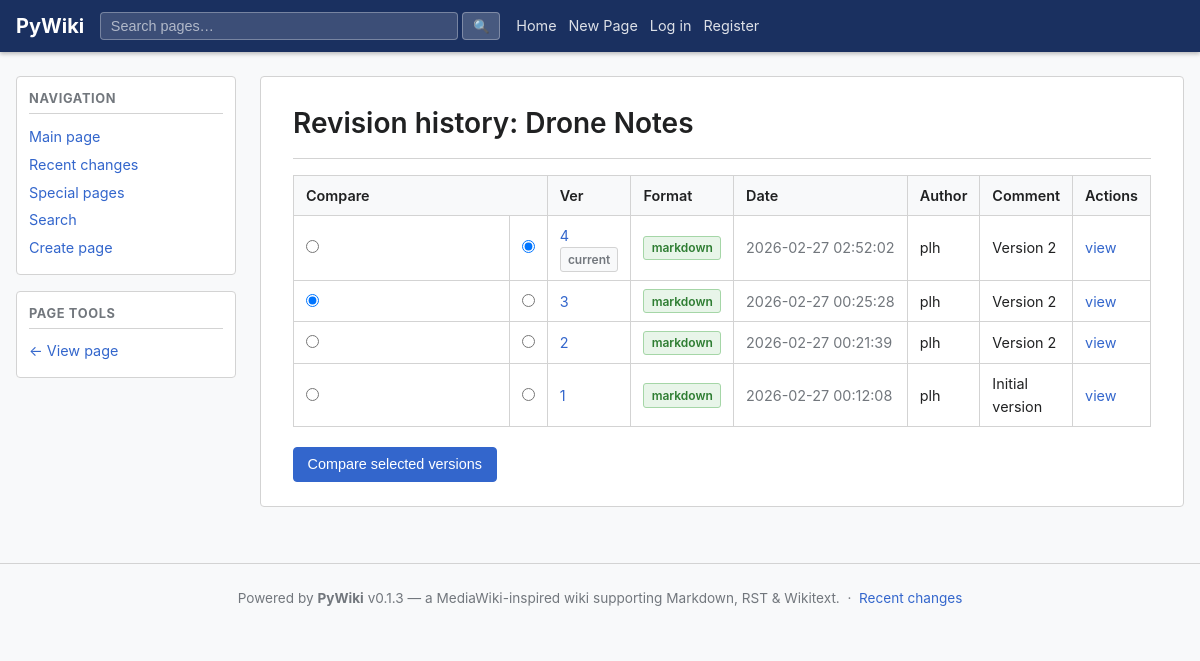
Page /wiki/Main/drone-notes/history on the earlier database version.
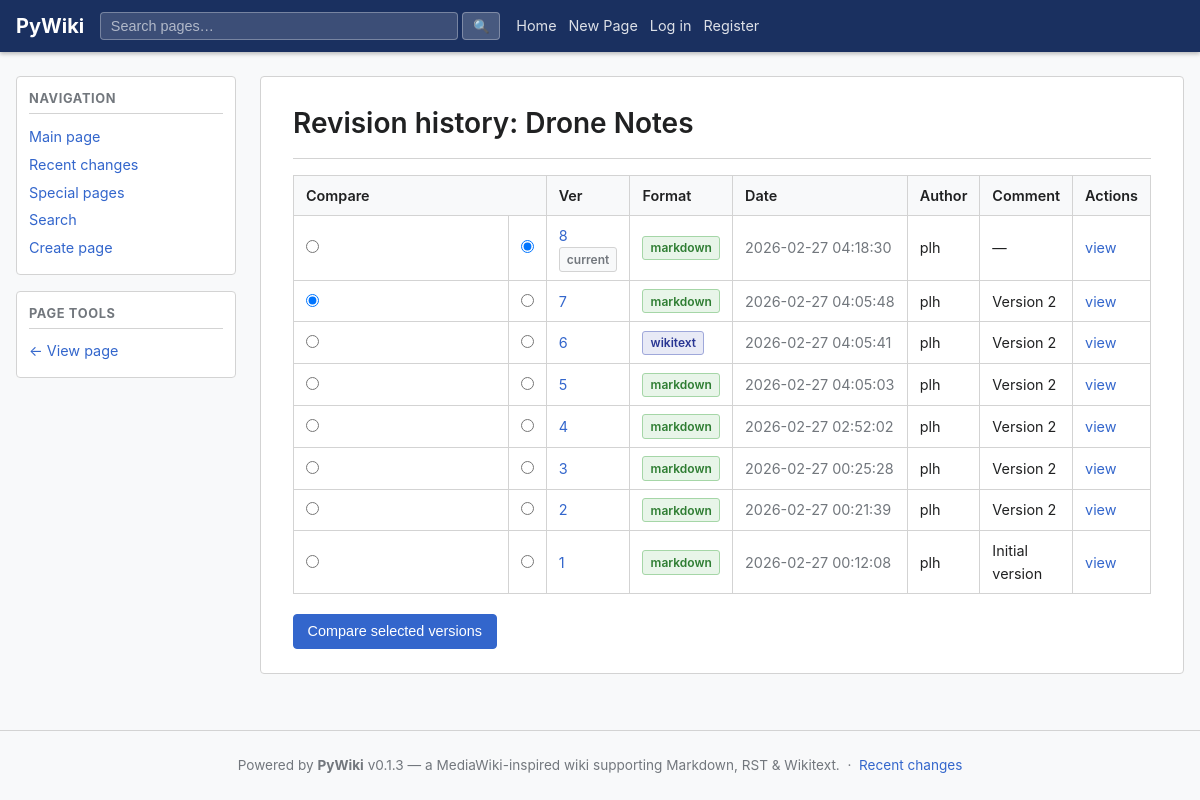
Same page on the later database version.
### app/models/models.py (models this page shows, shortened)
class Page(Base):
    __tablename__ = "pages"
    __table_args__ = (
        UniqueConstraint("namespace_id", "slug", name="uq_pages_ns_slug"),
    )
    id:           Mapped[str]        = _uuid_col(primary_key=True)
    namespace_id: Mapped[str]        = mapped_column(String(36), ForeignKey("namespaces.id", ondelete="CASCADE"), nullable=False, index=True)
    title:        Mapped[str]        = mapped_column(String(512), nullable=False, index=True)
    slug:         Mapped[str]        = mapped_column(String(512), nullable=False, index=True)
    created_by:   Mapped[str | None] = mapped_column(String(36), ForeignKey("users.id"), nullable=True)
    created_at:   Mapped[datetime]   = mapped_column(DateTime(timezone=True), default=_utcnow)
    namespace:   Mapped["Namespace"]           = relationship(back_populates="pages")
    creator:     Mapped["User | None"]         = relationship(foreign_keys=[created_by])
    versions:    Mapped[list["PageVersion"]]   = relationship(
        back_populates="page",
        cascade="all, delete-orphan",
        order_by="PageVersion.version",
    )
    attachments: Mapped[list["Attachment"]]   = relationship(back_populates="page", cascade="all, delete-orphan")

class PageVersion(Base):
    __tablename__ = "page_versions"
    __table_args__ = (
        UniqueConstraint("page_id", "version", name="uq_page_versions_page_ver"),
        Index("ix_page_versions_page_latest", "page_id", "version"),
    )
    id:         Mapped[str]        = _uuid_col(primary_key=True)
    page_id:    Mapped[str]        = mapped_column(String(36), ForeignKey("pages.id", ondelete="CASCADE"), nullable=False, index=True)
    version:    Mapped[int]        = mapped_column(Integer, nullable=False)
    content:    Mapped[str]        = mapped_column(Text, nullable=False, default="")
    format:     Mapped[str]        = mapped_column(String(16), nullable=False, default="markdown")
    rendered:   Mapped[str | None] = mapped_column(Text, nullable=True)
    author_id:  Mapped[str | None] = mapped_column(String(36), ForeignKey("users.id"), nullable=True)
    comment:    Mapped[str]        = mapped_column(String(512), default="", nullable=False)
    created_at: Mapped[datetime]   = mapped_column(DateTime(timezone=True), default=_utcnow)
    page:   Mapped["Page"]       = relationship(back_populates="versions")
    author: Mapped["User | None"] = relationship(back_populates="page_versions")

class User(Base):
    __tablename__ = "users"
    id:           Mapped[str]  = _uuid_col(primary_key=True)
    username:     Mapped[str]  = mapped_column(String(64),  unique=True, nullable=False, index=True)
    email:        Mapped[str]  = mapped_column(String(255), unique=True, nullable=False, index=True)
    display_name: Mapped[str]  = mapped_column(String(128), nullable=False, default="")
    password_hash:Mapped[str]  = mapped_column(String(255), nullable=False)
    is_active:    Mapped[bool] = mapped_column(Boolean, default=True, nullable=False)
    is_admin:     Mapped[bool] = mapped_column(Boolean, default=False, nullable=False)
    created_at:   Mapped[datetime] = mapped_column(DateTime(timezone=True), default=_utcnow)
    updated_at:   Mapped[datetime] = mapped_column(DateTime(timezone=True), default=_utcnow, onupdate=_utcnow)
    page_versions: Mapped[list["PageVersion"]] = relationship(back_populates="author")
    attachments:   Mapped[list["Attachment"]]  = relationship(back_populates="uploaded_by_user")

### app/ui/views.py (the view)
@router.get("/wiki/{namespace_name}/{slug}/history", response_class=HTMLResponse)
async def page_history(
    request: Request,
    namespace_name: str,
    slug: str,
    db: AsyncSession = Depends(get_db),
):
    user, new_token = await _current_user(request, db)
    page, _ = await page_svc.get_page(db, namespace_name, slug)
    versions = await page_svc.get_page_history(db, namespace_name, slug)
    resp = templates.TemplateResponse(
        request,
        "page_history.html",
        _ctx(user,
             page=page,
             versions=versions,
             namespace_name=namespace_name),
    )
    _apply_new_token(resp, new_token, get_settings().access_token_expire_minutes)
    return resp

### app/templates/page_history.html (shortened to what this page needs)
{% extends "base.html" %}
{% block sidebar_extra %}
<div class="sidebar-section">
  <h3>Page tools</h3>
  <ul>
    <li><a href="/wiki/{{ namespace_name }}/{{ page.slug }}">← View page</a></li>
  </ul>
</div>
{% endblock %}
{% block content %}
<div class="page-header">
  <h1>Revision history: {{ page.title }}</h1>
</div>
<form id="diff-form" action="" method="get">
  <table class="wiki-table history-table">
    <thead>
      <tr>
        <th colspan="2">Compare</th>
        <th>Ver</th>
        <th>Format</th>
        <th>Date</th>
        <th>Author</th>
        <th>Comment</th>
        <th>Actions</th>
      </tr>
    </thead>
    <tbody>
      {% for v in versions %}
      <tr>
        <td><input type="radio" name="from_ver" value="{{ v.version }}"
                   {% if loop.index == 2 %}checked{% endif %} /></td>
        <td><input type="radio" name="to_ver" value="{{ v.version }}"
                   {% if loop.first %}checked{% endif %} /></td>
        <td>
          <a href="/wiki/{{ namespace_name }}/{{ page.slug }}?version={{ v.version }}">
            {{ v.version }}
          </a>
          {% if loop.first %}<span class="badge">current</span>{% endif %}
        </td>
        <td><span class="badge badge-{{ v.format }}">{{ v.format }}</span></td>
        <td class="ts">{{ v.created_at.strftime('%Y-%m-%d %H:%M:%S') }}</td>
        <td>{{ v.author.username if v.author else '—' }}</td>
        <td>{{ v.comment or '—' }}</td>
        <td>
          <a href="/wiki/{{ namespace_name }}/{{ page.slug }}?version={{ v.version }}">view</a>
        </td>
      </tr>
      {% else %}
      <tr><td colspan="8" class="muted">No versions found.</td></tr>
      {% endfor %}
    </tbody>
  </table>
  {% if versions | length >= 2 %}
  <div class="form-actions">
    <button class="btn btn-primary" type="button" onclick="goDiff()">Compare selected versions</button>
  </div>
  {% endif %}
</form>
{% endblock %}

### app/templates/base.html (shortened to what this page needs)
<!DOCTYPE html>
<html lang="en">
<head>
  <link rel="stylesheet" href="/static/css/wiki.css" />
</head>
<body class="{% block body_class %}{% endblock %}">
<nav class="navbar">
  <div class="nav-inner">
    <a class="nav-logo" href="/">{{ site_name }}</a>
    <form class="nav-search" action="/search" method="get">
      <input type="search" name="q" placeholder="Search pages…" autocomplete="off" />
      <button type="submit">🔍</button>
    </form>
    <div class="nav-links">
      <a href="/">Home</a>
      <a href="/create">New Page</a>
      {% if user %}
        <span class="nav-user">{{ user.display_name or user.username }}</span>
        {% if user.is_admin %}<a href="/admin">Admin</a>{% endif %}
        <a href="/logout">Log out</a>
      {% else %}
        <a href="/login">Log in</a>
        <a href="/register">Register</a>
      {% endif %}
    </div>
  </div>
</nav>
<div class="page-wrapper">
  <aside class="sidebar">
    <div class="sidebar-section">
      <h3>Navigation</h3>
      <ul>
        <li><a href="/">Main page</a></li>
        <li><a href="/recent">Recent changes</a></li>
        <li><a href="/special">Special pages</a></li>
        <li><a href="/search">Search</a></li>
        <li><a href="/create">Create page</a></li>
      </ul>
    </div>
    {% block sidebar_extra %}{% endblock %}
  </aside>
  <main class="content">
    {% block content %}{% endblock %}
  </main>
</div>
<footer class="site-footer">
  <p>
    Powered by <strong>{{ site_name }}</strong> v{{ app_version }} &mdash;
    a MediaWiki-inspired wiki supporting Markdown, RST &amp; Wikitext.
    &nbsp;·&nbsp; <a href="/recent">Recent changes</a>
  </p>
</footer>
</body>
</html>

### app/static/css/wiki.css (style rules this page uses)
:root { --bg: #ffffff; --bg-alt: #f8f9fa; --border: #d3d3d3; --text: #202122; --muted: #72777d; --accent: #3366cc; --accent-hov: #2a4f9a; --danger: #cc3333; --success: #228822; --warn: #f5a623; --nav-bg: #1a3060; --nav-text: #ffffff; --sidebar-w: 220px; --max-w: 1200px; }
*, *::before, *::after { box-sizing: border-box; margin: 0; padding: 0; }
body { font-family: -apple-system, BlinkMacSystemFont, "Segoe UI", Roboto, sans-serif; font-size: 15px; line-height: 1.6; color: var(--text); background: var(--bg-alt); }
a { color: var(--accent); text-decoration: none; }
.navbar { background: var(--nav-bg); color: var(--nav-text); position: sticky; top: 0; z-index: 100; box-shadow: 0 2px 4px rgba(0,0,0,.25); }
.nav-inner { max-width: var(--max-w); margin: 0 auto; padding: 0 1rem; height: 52px; display: flex; align-items: center; gap: 1rem; }
.nav-logo { font-size: 1.25rem; font-weight: 700; color: var(--nav-text); white-space: nowrap; text-decoration: none; }
.nav-search { flex: 1; max-width: 400px; display: flex; gap: 0.25rem; }
.nav-search input { flex: 1; padding: 0.3rem 0.6rem; border: 1px solid rgba(255,255,255,.3); border-radius: 4px; background: rgba(255,255,255,.15); color: var(--nav-text); font-size: 0.9rem; }
.nav-search input::placeholder { color: rgba(255,255,255,.6); }
.nav-search button { padding: 0.3rem 0.6rem; background: rgba(255,255,255,.2); border: 1px solid rgba(255,255,255,.3); border-radius: 4px; color: var(--nav-text); cursor: pointer; }
.nav-links { display: flex; align-items: center; gap: 0.75rem; white-space: nowrap; }
.nav-links a { color: rgba(255,255,255,.85); font-size: 0.9rem; }
.page-wrapper { max-width: var(--max-w); margin: 0 auto; padding: 1.5rem 1rem; display: flex; gap: 1.5rem; align-items: flex-start; }
.sidebar { width: var(--sidebar-w); flex-shrink: 0; position: sticky; top: 60px; }
.sidebar-section { background: var(--bg); border: 1px solid var(--border); border-radius: 4px; padding: 0.75rem; margin-bottom: 1rem; }
.sidebar-section h3 { font-size: 0.8rem; text-transform: uppercase; letter-spacing: .05em; color: var(--muted); margin-bottom: 0.5rem; border-bottom: 1px solid var(--border); padding-bottom: 0.25rem; }
.sidebar-section ul { list-style: none; }
.sidebar-section li { padding: 0.15rem 0; font-size: 0.9rem; }
.content { flex: 1; min-width: 0; background: var(--bg); border: 1px solid var(--border); border-radius: 4px; padding: 1.5rem 2rem; }
.page-header { display: flex; align-items: flex-start; justify-content: space-between; flex-wrap: wrap; gap: 0.5rem; margin-bottom: 1rem; padding-bottom: 0.75rem; border-bottom: 1px solid var(--border); }
.page-header h1 { font-size: 1.75rem; font-weight: 600; }
.btn { display: inline-block; padding: 0.35rem 0.85rem; border: 1px solid var(--border); border-radius: 4px; background: var(--bg-alt); color: var(--text); font-size: 0.9rem; cursor: pointer; text-decoration: none; line-height: 1.5; }
.btn-primary { background: var(--accent); color: #fff; border-color: var(--accent); }
.form-actions { display: flex; gap: 0.5rem; margin-top: 1.25rem; }
.wiki-table { width: 100%; border-collapse: collapse; font-size: 0.9rem; }
.wiki-table th, .wiki-table td { padding: 0.5rem 0.75rem; border: 1px solid var(--border); text-align: left; }
.wiki-table th { background: var(--bg-alt); font-weight: 600; }
.wiki-table td:first-child, .wiki-table th:first-child { min-width: 180px; width: 40%; }
.ts { white-space: nowrap; color: var(--muted); }
.badge { display: inline-block; padding: 0.1rem 0.45rem; border-radius: 3px; font-size: 0.75rem; font-weight: 600; background: var(--bg-alt); border: 1px solid var(--border); color: var(--muted); }
.badge-markdown { background: #e8f5e9; border-color: #a5d6a7; color: #2e7d32; }
.badge-wikitext { background: #e8eaf6; border-color: #9fa8da; color: #283593; }
.history-table input[type="radio"] { cursor: pointer; }
.site-footer { text-align: center; padding: 1.5rem; color: var(--muted); font-size: 0.85rem; border-top: 1px solid var(--border); margin-top: 2rem; }

Differences in the rows shown:
added PageVersion: to_ver "☑", version "8", shows "current", format "markdown", created_at "2026-02-27 04:18:30", author "plh", comment "—"
added PageVersion: from_ver "☑", version "7", format "markdown", created_at "2026-02-27 04:05:48", author "plh", comment "Version 2"
added PageVersion: version "6", format "wikitext", created_at "2026-02-27 04:05:41", author "plh", comment "Version 2"
added PageVersion: version "5", format "markdown", created_at "2026-02-27 04:05:03", author "plh", comment "Version 2"
changed PageVersion (number 5 of 8 on the later page): to_ver "☑" → "☐"; no longer shows "current"
computed for PageVersion (number 6 of 8 on the later page): from_ver "☑" → "☐"
